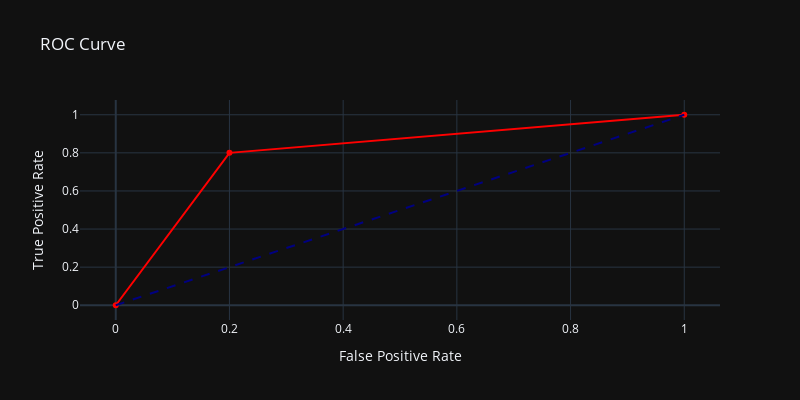

The notebook cell this image was saved under:
### Markdown cell above
# Krzywa ROC

### Code cell
fpr, tpr, thresh = roc_curve(y_true, y_pred, pos_label=1)
roc = pd.DataFrame({'fpr': fpr, 'tpr': tpr})

def plot_roc_curve(y_true, y_pred):
    # Binary classification
    fpr, tpr, tresh = roc_curve(y_true, y_pred, pos_label=1)

    fig = go.Figure(data=[go.Scatter(x=roc['fpr'], y=roc['tpr'], line_color='red', name='ROC Curve'),
                        go.Scatter(x=[0, 1], y=[0, 1], mode='lines', line_dash='dash', line_color='navy')],
                    layout=go.Layout(xaxis_title='False Positive Rate',
                                    yaxis_title='True Positive Rate',
                                    title='ROC Curve',
                                    showlegend=False,
                                    width=800,
                                    height=400))
    fig.show()
plot_roc_curve(y_true, y_pred)

### Figure 1 — Plotly figure (JSON) as saved in the notebook; plotly's stock layout.template omitted (floating-point values rounded to 4 significant figures)
{"data": [{"line": {"color": "red"}, "name": "ROC Curve", "x": [0.0, 0.2, 1.0], "y": [0.0, 0.8, 1.0], "type": "scatter"}, {"line": {"color": "navy", "dash": "dash"}, "mode": "lines", "x": [0, 1], "y": [0, 1], "type": "scatter"}], "layout": {"height": 400, "showlegend": false, "title": {"text": "ROC Curve"}, "width": 800, "xaxis": {"title": {"text": "False Positive Rate"}}, "yaxis": {"title": {"text": "True Positive Rate"}}}}
